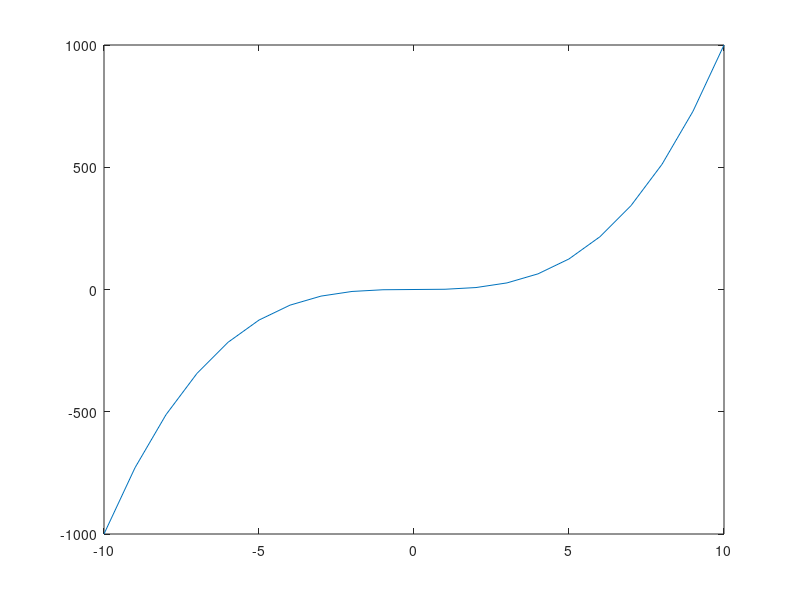

Write MATLAB code to recreate this figure.
%%% Create a vector from -10 to 10, cube the elements and plot

clear all
close all
clc

V=[-10,-9,-8,-7,-6,-5,-4,-3,-2,-1,0,1,2,3,4,5,6,7,8,9,10]
for i=1:length(V)
    v(i)=V(i)^3
end

plot(V,v)
